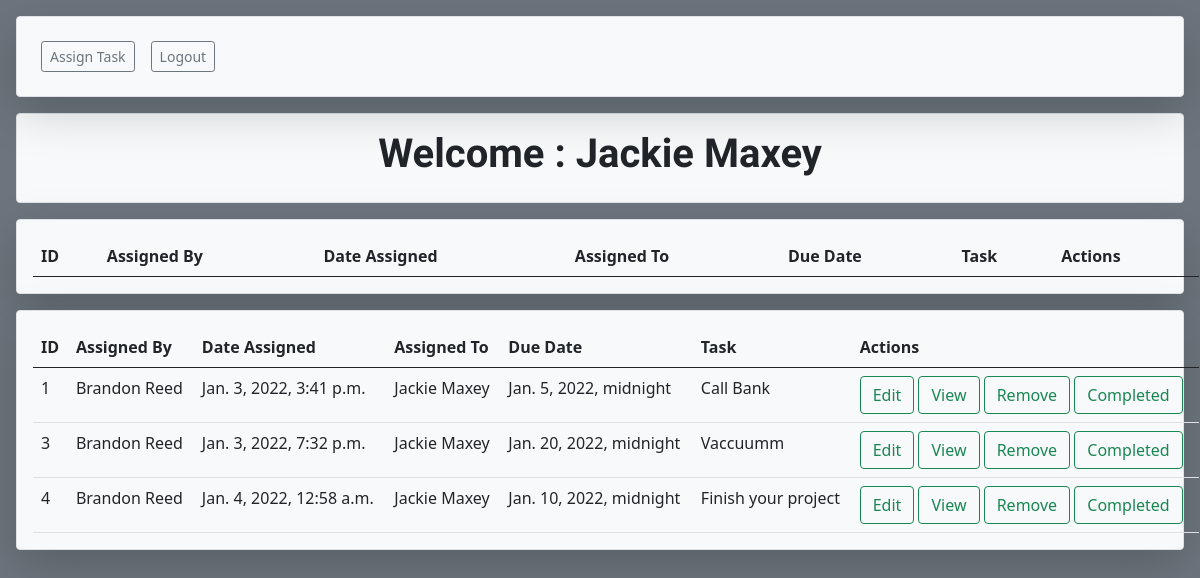
Screenshot of /all_tasks (signed in) with the database file from the repository.
### team_task_manager_app/models.py (models this page shows)
class User(models.Model):
    first_name = models.CharField(max_length=255)
    last_name = models.CharField(max_length=255)
    email = models.CharField(max_length=255)
    password = models.CharField(max_length=255)
    phone_number = models.CharField(max_length=255)
    objects = UserManager()
    created_at = models.DateTimeField(auto_now_add=True)
    updated_at = models.DateTimeField(auto_now=True)

class Task(models.Model):
    title = models.CharField(max_length=255)
    description = models.TextField()
    due_date = models.DateTimeField(null=True)
    creator = models.ForeignKey(User, related_name="has_created_task", on_delete=models.CASCADE)
    assigned_user = ManyToManyField(User, related_name="users_tasks")
    user_likes = models.ManyToManyField(User, related_name='liked_posts')
    created_at = models.DateTimeField(auto_now_add=True)
    updated_at = models.DateTimeField(auto_now=True)
    objects = TaskManager()

### team_task_manager_app/views.py (the view)
# urls.py: path('all_tasks', views.all_tasks),
def all_tasks(request):
    context = {
        'this_user':User.objects.get(id = request.session['user_id']),
        'tasks':Task.objects.all(),
        'users': User.objects.all()
    }
    return render(request,'all_tasks.html', context)

### team_task_manager_app/templates/all_tasks.html (shortened to what this page needs)
<!DOCTYPE html>
<html lang="en">
<head>
    {% load static %}
    <link href="https://cdn.jsdelivr.net/npm/bootstrap@5.0.2/dist/css/bootstrap.min.css" rel="stylesheet">
    <link rel="stylesheet" href="{% static 'all_tasks.css' %}">
</head>
<body class="bg-secondary">
    <div class="m-3">
        <nav id ="nav" class="navbar bg-light navbar-expand-lg navbar-light shadow-lg p-3 mb-1 border rounded" >
            <div class="collapse navbar-collapse d-flex flex-row justify-content-between" id="navbarSupportedContent">
            <ul class="navbar-nav mr-auto" >
                <li class="nav-item">
                <a class="btn btn-sm btn-outline-secondary m-2" href="/create_task">Assign Task</a>
                </li>
                <li class="nav-item">
                    <a class="btn btn-sm btn-outline-secondary m-2" href="/logout">Logout</a>
                </li>
                </div>
            </div>
    <div class="d-flex border bg-light rounded-2 m-3 p-3 flex-row justify-content-center">
        <h1>Welcome : {{this_user.first_name}} {{this_user.last_name}}</h1>
    </div>
    <div class="bg-light border rounded-2 m-3 shadow-lg">
        <table class="table table-hover m-3">
            <thead>
                <tr>
                    <th>ID</th>
                    <th>Assigned By</th>
                    <th>Date Assigned</th>
                    <th>Assigned To</th>
                    <th>Due Date</th>
                    <th>Task</th>
                    <th>Actions</th>
                </tr>
            </thead>
        </table>
    </div>
    <div class="bg-light border rounded-2 m-3 shadow-lg">
        <table class="table table-hover m-3">
            <thead>
                <tr>
                    <th>ID</th>
                    <th>Assigned By</th>
                    <th>Date Assigned</th>
                    <th>Assigned To</th>
                    <th>Due Date</th>
                    <th>Task</th>
                    <th>Actions</th>
                </tr>
            </thead>
            <tbody>
            {% for task in tasks %}
            {% if task.task_notes.all %}
            <tr>
                <td>{{task.id}}</td>
                <td>{{task.creator.first_name}} {{task.creator.last_name}}</td>
                <td>{{task.created_at}}</td>
                <td>
                    {% for user in task.assigned_user.all %}
                    {{user.first_name}} {{user.last_name}}
                    {% endfor %}
                </td>
                <td>{{task.due_date}}</td>
                <td>{{task.title}}</td>
                <td><a href="/edit_task/{{task.id}}" class="btn btn-outline-success">Edit</a>  <a href="/view_task/{{task.id}}" class="btn btn-outline-success">View</a>  <a href="/delete/{{task.id}}" class="btn btn-outline-success">Remove</a>  <a href="/complete_task/{{task.id}}" class="btn btn-outline-success">Completed</a></td>
            </tr>
            {% endif %}
            {% endfor %}
            </tbody>
        </table>
    </div>
</body>
</html>

### team_task_manager_app/static/all_tasks.css (style rules this page uses)
body { background-color: #D9E2EC; }
h3,h2,h1, label { font-family: "Sofia", sans-serif; font-weight: bold; }

### rows the page displays
User: first_name "Jackie", last_name "Maxey"
Task: id "1", creator.first_name "Brandon", creator.last_name "Reed", created_at "Jan. 3, 2022, 3:41 p.m.", due_date "Jan. 5, 2022, midnight", title "Call Bank"
Task: id "3", creator.first_name "Brandon", creator.last_name "Reed", created_at "Jan. 3, 2022, 7:32 p.m.", due_date "Jan. 20, 2022, midnight", title "Vaccuumm"
Task: id "4", creator.first_name "Brandon", creator.last_name "Reed", created_at "Jan. 4, 2022, 12:58 a.m.", due_date "Jan. 10, 2022, midnight", title "Finish your project"
